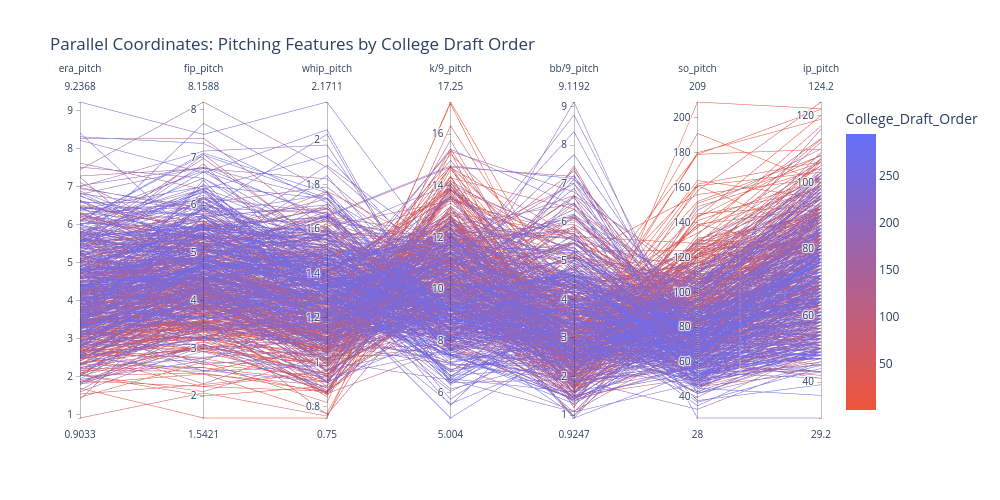

The notebook cell saved with this chart:
### Code cell
# Pick the features on the PCP axes
pcp_features = ['era_pitch', 'fip_pitch', 'whip_pitch', 'k/9_pitch', 'bb/9_pitch', 'so_pitch', 'ip_pitch']

# Build a temporary df with those features + the target
pcp_df = draftedClean_df[pcp_features + ['College_Draft_Order']].dropna()

fig = px.parallel_coordinates(
    pcp_df,
    color='College_Draft_Order',
    dimensions=pcp_features,
    color_continuous_scale=['#EF553B', '#636EFA'],  # red = 0, blue = 1
    title='Parallel Coordinates: Pitching Features by College Draft Order'
)

fig.update_layout(width=1000, height=500)
fig.show()

### Figure 1 — Plotly figure (JSON) as saved in the notebook; plotly's stock layout.template omitted (floating-point values rounded to 4 significant figures; data arrays with more than 128 entries replaced by an {"elided": "..."} marker saying what was removed)
{"data": [{"dimensions": [{"label": "era_pitch", "values": {"elided": "677 float values"}}, {"label": "fip_pitch", "values": {"elided": "677 float values"}}, {"label": "whip_pitch", "values": {"elided": "677 float values"}}, {"label": "k/9_pitch", "values": {"elided": "677 float values"}}, {"label": "bb/9_pitch", "values": {"elided": "677 float values"}}, {"label": "so_pitch", "values": {"elided": "677 int values"}}, {"label": "ip_pitch", "values": {"elided": "677 float values"}}], "domain": {"x": [0, 1], "y": [0, 1]}, "line": {"color": {"elided": "677 int values"}, "coloraxis": "coloraxis"}, "name": "", "type": "parcoords"}], "layout": {"coloraxis": {"colorbar": {"title": {"text": "College_Draft_Order"}}, "colorscale": [[0, "#EF553B"], [1, "#636EFA"]]}, "height": 500, "legend": {"tracegroupgap": 0}, "title": {"text": "Parallel Coordinates: Pitching Features by College Draft Order"}, "width": 1000}}
